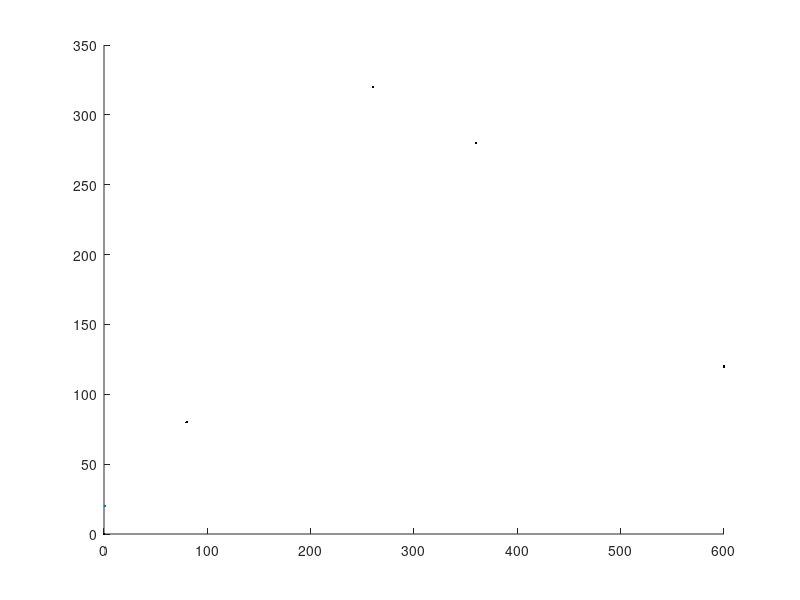

This figure's MATLAB source: (Note: this script raises an error after producing the figure.)
clear
clc
close all

wpts_x = [0,80,260,360,600];
wpts_y = [0,80,320,280,120];
wpts_h = [0,10,80,100,50];

hold on
plot(wpts_x,wpts_y,'.k',MarkerSize=20)

tng_x = [20,10,5,-10,-10];
tng_y = [0,20,-2,-200,1];
tng_h = [0,0,0,0,0];



% Hermite Spline
spl = @(s,Pi,Pj,Mi,Mj) (2*s^3-3*s^2+1)*Pi + (s^3-2*s^2+s)*Mi +(-2*s^3+3*s^2)*Pj +(s^3-s^2)*Mj;


A = zeros(2,100);
i = 1;

nodes = [wpts_x;wpts_y;wpts_h];
tangents = [tng_x;tng_y;tng_h];
seconds = zeros(size(nodes));
num_nodes = size(nodes,2);

mode = 1;
points = 100;
wind = [0;0;1];
[R,J0,AVC0,TNB,L_0] = Hermite_Path5(nodes,tangents,seconds,mode,points,wind);

plot(R(1,:),R(2,:),'.-r',MarkerEdgeColor='k',MarkerSize=2)


%% Path Optimisation

x0 = reshape(tangents, [], 1);  % 3N x 1 vector, necessary for fmincon
disp(x0)
x0b = reshape([tangents,seconds], [], 1);
disp(x0b)
% Optional bounds or constraints
lb = []; ub = [];  % or set limits on max tangent magnitudes if needed
minNormx = 1;
maxNormx = 1000;
minNormy = 0;
maxNormy = 10;


% Optimization
options = optimoptions('fmincon', ...
    'Display', 'iter', ...
    'Algorithm', 'sqp');
options.MaxFunctionEvaluations = 1e4;

[x_opt, fval] = fmincon(@(x) curvatureObjective(nodes,x(1:3*num_nodes), x(1+3*num_nodes:end), mode, points, wind), ...
                        x0b, [], [], [], [], [], [], @(x) unitNormConstraints(x(1:3*num_nodes),x(1+3*num_nodes:end),minNormx,maxNormx,minNormy,maxNormy) , options);
% Reshape result
tangents_opt = reshape(x_opt(1:3*num_nodes), 3, []);
seconds_opt = reshape(x_opt(1+3*num_nodes:end), 3, []);


[R_opt, J_opt, AVC_opt,TNB,L_opt] = Hermite_Path5(nodes, tangents_opt, seconds, mode, points, wind);
plot(R_opt(1,:),R_opt(2,:),'.-b',MarkerEdgeColor='k',MarkerSize=2)

disp('Cost Function Initial, Final Values')
disp(J0)
disp(J_opt)

disp('Average Radius of Curvature Initial, Final Values (m)')
disp(1/AVC0)
disp(1/AVC_opt)

disp('Average Path Length Initial, Final Values (m)')
disp(L_0)
disp(L_opt)

figure
hold on
axis equal padded
plot3(nodes(1,:),nodes(2,:),nodes(3,:),'.k',MarkerSize=20)
plot3(R(1,:),R(2,:),R(3,:),'r',LineWidth=2)
plot3(R_opt(1,:),R_opt(2,:),R_opt(3,:),'b',LineWidth=2)
legend('Nodes','Initial Path','Optimised Tangents')

% hold on 
% 
% f = 8;
% 
% figure
% axis equal padded
% for i = 1:size(R,2)
%     pause(0.05)
%     hold on
%     plot3(R_opt(1,:),R_opt(2,:),R_opt(3,:),'k',LineWidth=2)
%     quiver3(R_opt(1,i),R_opt(2,i),R_opt(3,i),f*TNB(1,i),f*TNB(2,i),f*TNB(3,i),'r',LineWidth=2)
%     quiver3(R_opt(1,i),R_opt(2,i),R_opt(3,i),f*TNB(4,i),f*TNB(5,i),f*TNB(6,i),'g',LineWidth=2)
%     quiver3(R_opt(1,i),R_opt(2,i),R_opt(3,i),f*TNB(7,i),f*TNB(8,i),f*TNB(9,i),'b',LineWidth=2)
%     quiver3(R_opt(1,i),R_opt(2,i),R_opt(3,i),-f*TNB(1,i),-f*TNB(2,i),-f*TNB(3,i),'r',LineWidth=2)
%     quiver3(R_opt(1,i),R_opt(2,i),R_opt(3,i),-f*TNB(4,i),-f*TNB(5,i),-f*TNB(6,i),'g',LineWidth=2)
%     quiver3(R_opt(1,i),R_opt(2,i),R_opt(3,i),-f*TNB(7,i),-f*TNB(8,i),-f*TNB(9,i),'b',LineWidth=2)
%     hold off
% end

%% Waypoint mission generation

% cumulative distance
N = size(R_opt,2);
dist = zeros(1,N);
for l = 2:N
    dist(l) = dist(l-1) + vecnorm(R_opt(1:3,l) - R_opt(1:3,l-1));
end

% desired number of waypoints
num_wpts = 10;
desired_d = linspace(0, dist(end), num_wpts);

% remove duplicate distances to avoid NaNs in interp1
[dist_u, ia] = unique(dist, 'stable');      % unique keeps order
idx_u = 1:N;
idx_u = idx_u(ia);                          % corresponding original indices

% interpolate to get fractional indices
frac_idx = interp1(dist_u, idx_u, desired_d, 'linear');

% round and clamp to valid integer indices
wp_ids = round(frac_idx);
wp_ids = max(1, min(N, wp_ids));  % ensure in [1, N]

% extract waypoints
R_aug = R(1:3, wp_ids);

% construct tracks
trk = zeros(size(R_aug));
for k = 2:size(R_aug,2)
    trk(:,k) = R_aug(:,k)-R_aug(:,k-1);
end

% if mode == 1
%     trk(:,end) = R_aug(:,2)-R_aug(:,end);
% end
mission = [R_aug;trk];
writematrix(mission, 'wpt_output.csv');



%% With wind
% wind = [5;0;0];
% 
% [x_opt, fval] = fmincon(@(x) curvatureObjective(x, nodes, mode, points, wind), ...
%                         x0, [], [], [], [], [], [], @(x) unitNormConstraints(x,minNorm,maxNorm) , options);
% % Reshape result
% tangents_opt = reshape(x_opt, 3, []);
% 
% 
% [R_optw, J_optw, AVC_opt] = Hermite_Path(nodes, tangents_opt, mode, points, wind);
% 
% plot3(R_optw(1,:),R_optw(2,:),R_optw(3,:),'g',LineWidth=2)
% 
% 
% 
% 
% 
function J = curvatureObjective(nodes,x,y,mode,points,wind)
    tangents = reshape(x, 3, []); 
    seconds =  reshape(y, 3, []); 
    [R, J] = Hermite_Path5(nodes,tangents,seconds, mode, points,wind);
end


function [c, ceq] = unitNormConstraints(x,y,minNormx,maxNormx,minNormy,maxNormy)
    M = reshape(x, 3, []);
    normsx = vecnorm(M);
    Q = reshape(y, 3, []);
    normsy = vecnorm(Q);
    ceq = [];  
    c = [minNormx - normsx, normsx - maxNormx,minNormy - normsy, normsy - maxNormy];  
end